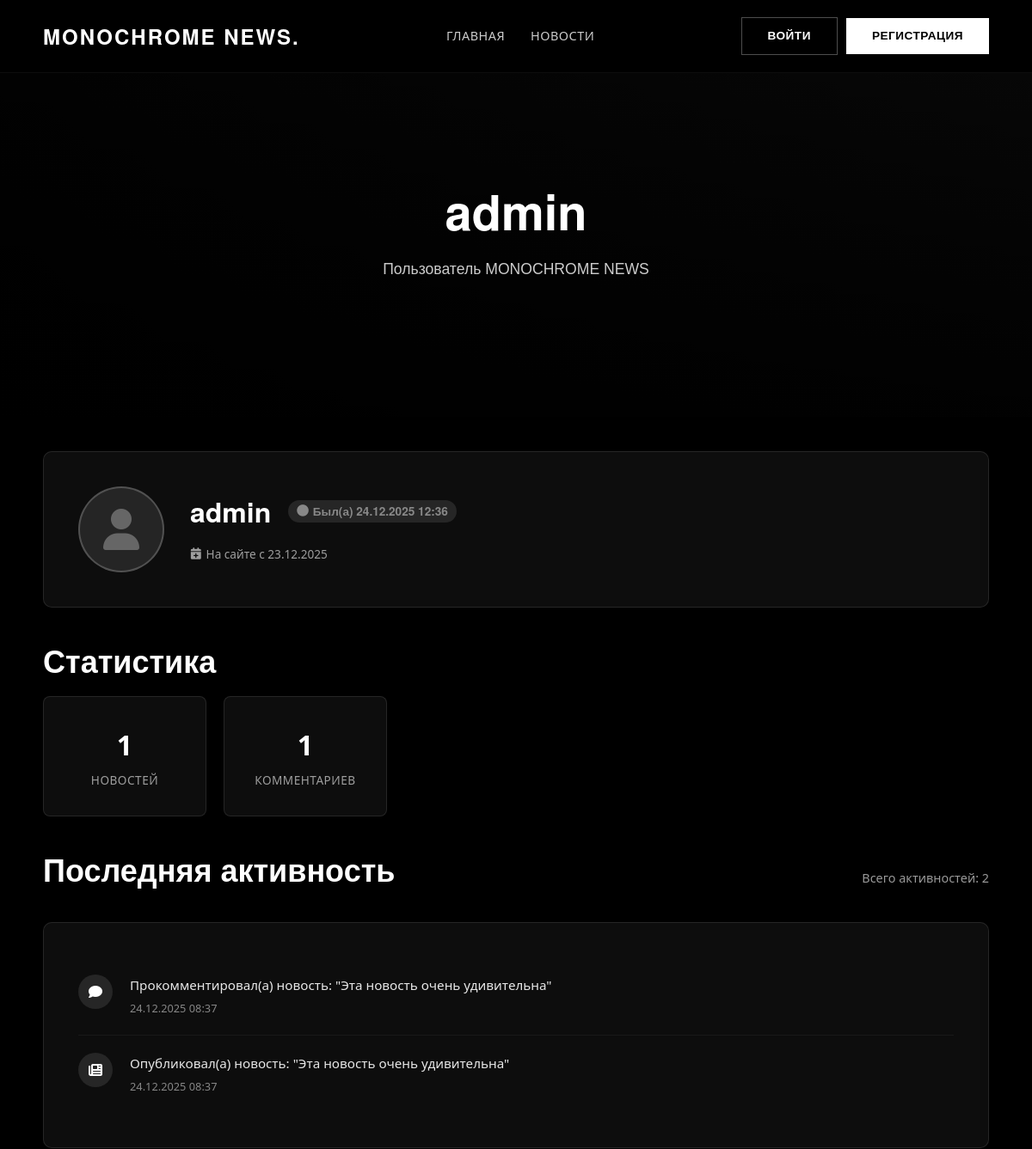
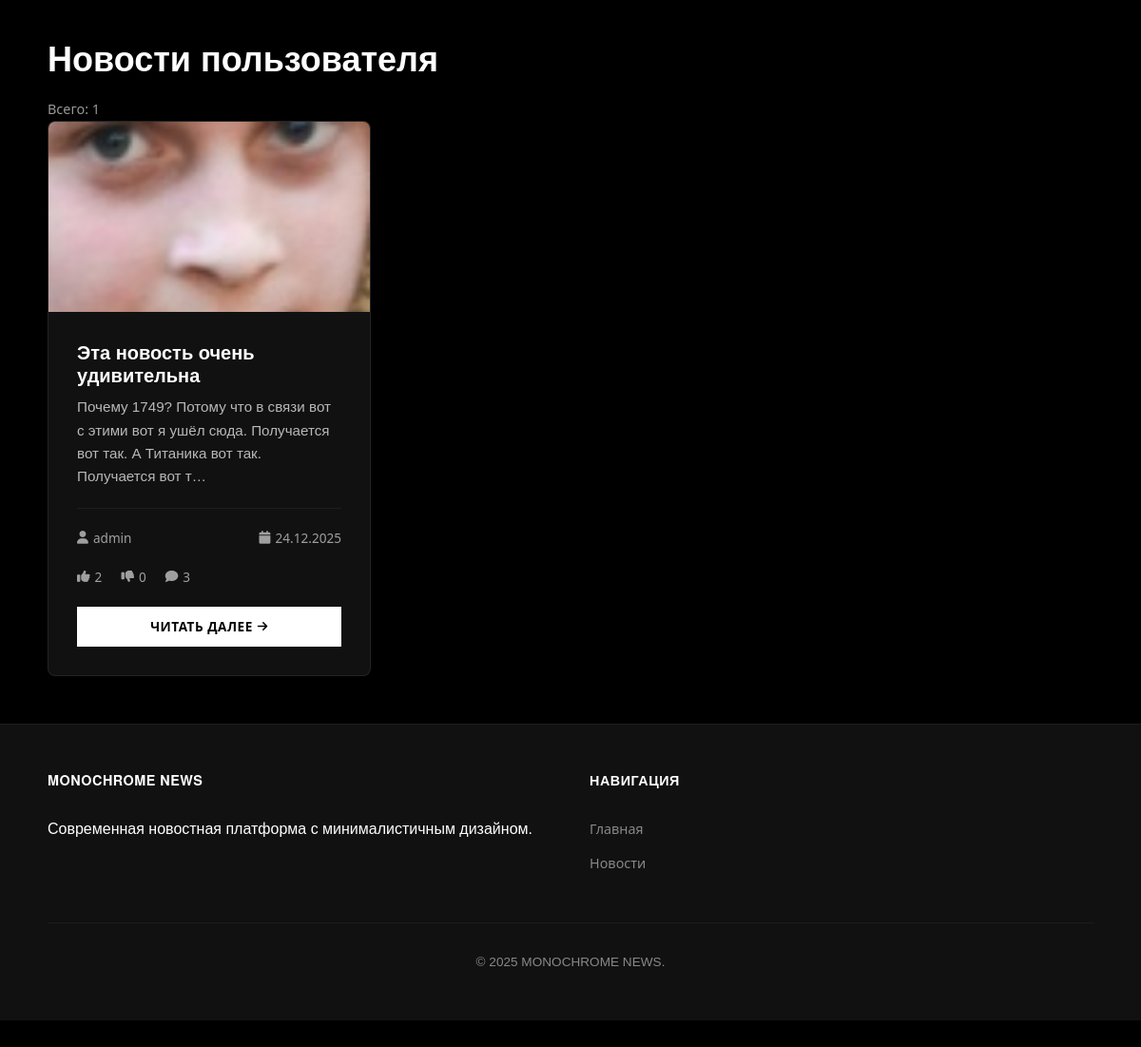
Screenshot of /users/admin/ with the database file from the repository (2 pictures, top to bottom).
### users/models.py (models this page shows, shortened)
class Profile(models.Model):
    user = models.OneToOneField(User, on_delete=models.CASCADE)
    bio = models.TextField(max_length=500, blank=True)
    avatar = models.ImageField(upload_to='avatars/', blank=True, null=True)
    birth_date = models.DateField(null=True, blank=True)
    website = models.URLField(blank=True)
    created_at = models.DateTimeField(auto_now_add=True)
    last_seen = models.DateTimeField(auto_now=True)
    last_activity = models.DateTimeField(auto_now=True)
    def is_online(self):
        from django.utils import timezone
        from datetime import timedelta
        if self.last_activity:
            now = timezone.now()
            return now <= self.last_activity + timedelta(minutes=5)
        return False
    def get_post_count(self):
        from posts.models import Post
        return Post.objects.filter(author=self.user, is_published=True).count()
    def get_comment_count(self):
        from posts.models import Comment
        return Comment.objects.filter(user=self.user).count()
    def get_total_activity(self):
        return self.get_post_count() + self.get_comment_count()
    def get_recent_activity(self, limit=10):
        from posts.models import Post, Comment
        from datetime import datetime, timedelta
        activities = []
        posts = Post.objects.filter(author=self.user, is_published=True).order_by('-created_at')[:limit]
        for post in posts:
            activities.append({
                'type': 'post',
                'object': post,
                'time': post.created_at,
                'message': f'Опубликовал(а) новость: "{post.title}"'
            })
        comments = Comment.objects.filter(user=self.user).order_by('-created_at')[:limit]
        for comment in comments:
            activities.append({
                'type': 'comment',
                'object': comment,
                'time': comment.created_at,
                'message': f'Прокомментировал(а) новость: "{comment.post.title}"'
            })
        activities.sort(key=lambda x: x['time'], reverse=True)
        return activities[:limit]

### posts/models.py (models this page shows, shortened)
class Comment(models.Model):
    user = models.ForeignKey(User, on_delete=models.CASCADE, related_name='post_comments')
    post = models.ForeignKey(Post, on_delete=models.CASCADE, related_name='comments')
    content = models.TextField(verbose_name="Текст комментария")
    created_at = models.DateTimeField(auto_now_add=True, verbose_name="Дата создания")
    updated_at = models.DateTimeField(auto_now=True, verbose_name="Дата обновления")
    class Meta:
        ordering = ['-created_at']
        verbose_name = 'Комментарий'
        verbose_name_plural = 'Комментарии'

class Post(models.Model):
    title = models.CharField(max_length=200, verbose_name="Заголовок")
    content = models.TextField(verbose_name="Содержание")
    author = models.ForeignKey(User, on_delete=models.CASCADE, verbose_name="Автор")
    image = models.ImageField(upload_to='posts/', blank=True, null=True, verbose_name="Изображение")
    created_at = models.DateTimeField(default=timezone.now, verbose_name="Дата создания")
    updated_at = models.DateTimeField(auto_now=True, verbose_name="Дата обновления")
    is_published = models.BooleanField(default=True, verbose_name="Опубликовано")
    def likes_count(self):
        return self.likes.filter(is_like=True).count()
    def dislikes_count(self):
        return self.likes.filter(is_like=False).count()
    def comments_count(self):
        return self.comments.count()
    class Meta:
        ordering = ['-created_at']
        permissions = [
            ("delete_any_post", "Может удалять любые посты"),
        ]

### users/views.py (the view, shortened to what this page needs)
# urls.py: path('users/<str:username>/', user_views.profile, name='profile'),
def profile(request, username):
    try:
        profile_user = User.objects.get(username=username)
        user_posts = Post.objects.filter(author=profile_user, is_published=True).order_by('-created_at')
        is_owner = request.user.is_authenticated and request.user == profile_user
    except User.DoesNotExist:
        return redirect('home')
    return render(request, 'users/profile.html', {
        'profile_user': profile_user,
        'user_posts': user_posts,
        'is_owner': is_owner
    })

### users/admin_auth.py (called while the page is built, shortened)
    def process_request(self, request):
        return None

### templates/users/profile.html (shortened to what this page needs)
{% extends 'base.html' %}
{% load static %}
{% block content %}
<section class="hero hero-medium">
    <div class="video-container">
        <div style="width:100%; height:100%; background: linear-gradient(45deg, #000000 0%, #222222 100%);">
        </div>
    </div>
    <div class="video-overlay"></div>
    <div class="hero-content">
        <h1 class="hero-title">{{ profile_user.username }}</h1>
        <p>{{ profile_user.profile.bio|default:"Пользователь MONOCHROME NEWS"|truncatechars:100 }}</p>
    </div>
</section>
<section class="products">
    <div class="container">
        <div class="profile-header">
            {% if profile_user.profile.avatar %}
            <img src="{{ profile_user.profile.avatar.url }}" alt="{{ profile_user.username }}" class="profile-avatar">
            {% else %}
            <div class="profile-avatar" style="background: rgba(255,255,255,0.1); display: flex; align-items: center; justify-content: center;">
                <i class="fas fa-user" style="font-size: 48px; color: rgba(255,255,255,0.3);"></i>
            </div>
            {% endif %}
            <div class="profile-info">
                <h1>
                    {{ profile_user.username }}
                    <span class="online-status {% if profile_user.profile.is_online %}online{% else %}offline{% endif %}">
                        <i class="fas fa-circle"></i>
                        {% if profile_user.profile.is_online %}
                        Онлайн
                        {% else %}
                        Был(а) {{ profile_user.profile.last_seen|date:"d.m.Y H:i"|default:"недавно" }}
                        {% endif %}
                    </span>
                </h1>
                <div class="profile-meta">
                    <div class="profile-meta-item">
                        <i class="fas fa-calendar-plus"></i>
                        На сайте с {{ profile_user.date_joined|date:"d.m.Y" }}
                    </div>
                </div>
            </div>
        </div>
        <h2 style="margin-bottom: 20px; color: #fff;">Статистика</h2>
        <div class="stats-grid">
            <div class="stat-card">
                <div class="stat-value">{{ profile_user.profile.get_post_count }}</div>
                <div class="stat-label">Новостей</div>
            </div>
            <div class="stat-card">
                <div class="stat-value">{{ profile_user.profile.get_comment_count }}</div>
                <div class="stat-label">Комментариев</div>
            </div>
        </div>
        <div style="display: flex; justify-content: space-between; align-items: center; margin-bottom: 20px;">
            <h2 style="color: #fff;">Последняя активность</h2>
            <span style="color: rgba(255,255,255,0.6); font-size: 0.9rem;">
                Всего активностей: {{ profile_user.profile.get_total_activity }}
            </span>
        </div>
        <div class="activity-timeline">
            {% with activities=profile_user.profile.get_recent_activity %}
                {% if activities %}
                    {% for activity in activities %}
                    <div class="activity-item">
                        <div class="activity-icon">
                            {% if activity.type == 'post' %}
                            <i class="fas fa-newspaper icon-post"></i>
                            {% elif activity.type == 'comment' %}
                            <i class="fas fa-comment icon-comment"></i>
                            {% elif activity.type == 'like' %}
                            <i class="fas fa-thumbs-up icon-like"></i>
                            {% elif activity.type == 'dislike' %}
                            <i class="fas fa-thumbs-down icon-dislike"></i>
                            {% elif activity.type == 'login' %}
                            <i class="fas fa-sign-in-alt icon-login"></i>
                            {% else %}
                            <i class="fas fa-eye icon-view"></i>
                            {% endif %}
                        </div>
                        <div class="activity-content">
                            <div class="activity-message">
                                {{ activity.message }}
                            </div>
                            <div class="activity-time">
                                {{ activity.time|date:"d.m.Y H:i" }}
                            </div>
                        </div>
                    </div>
                    {% endfor %}
                {% else %}
                <div class="no-activity">
                    <i class="fas fa-history" style="font-size: 3rem; margin-bottom: 15px; display: block; color: rgba(255,255,255,0.1);"></i>
                    <p>Пока нет активности</p>
                </div>
                {% endif %}
            {% endwith %}
        </div>
        <div class="user-posts-header">
            <h2>Новости пользователя</h2>
            <span style="color: rgba(255,255,255,0.6); font-size: 0.9rem;">
                Всего: {{ user_posts|length }}
            </span>
        </div>
        <div class="products-grid">
            {% for post in user_posts %}
            <div class="product-card glitch-on-hover">
                {% if post.image %}
                <div class="product-image">
                    <img src="{{ post.image.url }}" alt="{{ post.title }}">
                </div>
                {% else %}
                <div class="product-image">
                    <i class="fas fa-newspaper"></i>
                </div>
                {% endif %}
                <div class="product-content">
                    <h3>{{ post.title }}</h3>
                    <p>{{ post.content|truncatechars:120 }}</p>
                    <div class="product-meta">
                        <div class="meta-author">
                            <i class="fas fa-user"></i>
                            <a href="{% url 'profile' username=post.author.username %}" class="user-link">
                                {{ post.author.username }}
                            </a>
                        </div>
                        <div class="meta-date">
                            <i class="fas fa-calendar"></i>
                            <span>{{ post.created_at|date:"d.m.Y" }}</span>
                        </div>
                    </div>
                    <div class="post-stats">
                        <span>
                            <i class="fas fa-thumbs-up"></i> {{ post.likes_count }}
                        </span>
                        <span>
                            <i class="fas fa-thumbs-down"></i> {{ post.dislikes_count }}
                        </span>
                        <span>
                            <i class="fas fa-comment"></i> {{ post.comments_count }}
                        </span>
                    </div>
                    <a href="/posts/{{ post.id }}/" class="read-more-btn">
                        <span>Читать далее</span>
                        <i class="fas fa-arrow-right"></i>
                    </a>
                </div>
            </div>
            {% empty %}
            <div class="no-posts" style="grid-column: 1 / -1;">
                <i class="fas fa-newspaper"></i>
                <h3>Пока нет новостей</h3>
                <p>Пользователь еще не опубликовал ни одной новости</p>
            </div>
            {% endfor %}
        </div>
    </div>
</section>
{% endblock %}

### rows the page displays
Comment: message "Прокомментировал(а) новость: \"Эта новость очень удивительна\"", time "24.12.2025 08:37"
Post: message "Опубликовал(а) новость: \"Эта новость очень удивительна\"", time "24.12.2025 08:37", image (picture), title "Эта новость очень удивительна", content "Почему 1749? Потому что в связи вот с этими вот я ушёл сюда. Получается вот так. А Титаника вот так. Получается вот т…", author.username "admin", created_at "24.12.2025", likes_count "2", dislikes_count "0", comments_count "3"

### other values shown
{{ profile_user.username }} "admin"
{{ profile_user.profile.last_seen|date:"d.m.Y H:i"|default:"недавно" }} "24.12.2025 12:36"
{{ profile_user.date_joined|date:"d.m.Y" }} "23.12.2025"
{{ profile_user.profile.get_post_count }} "1"
{{ profile_user.profile.get_comment_count }} "1"
{{ profile_user.profile.get_total_activity }} "2"
{{ user_posts|length }} "1"
